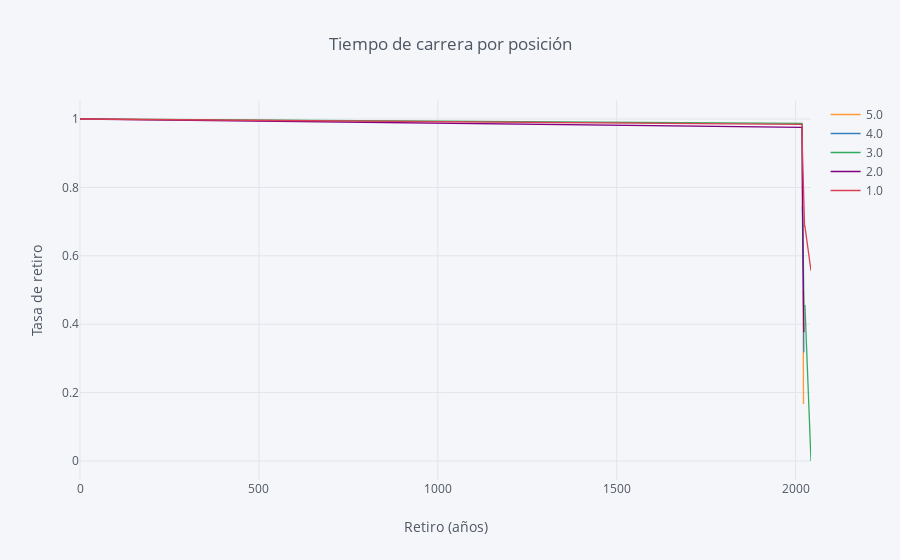

Here is the notebook cell this chart was saved with:
### Code cell
rates=survival(data, 'Inter_Rep', 'Year', 'Retirement')
rates.iplot(kind='line', xTitle='Retiro (años)', 
            yTitle='Tasa de retiro', title='Tiempo de carrera por posición')

### Figure 1 — Plotly figure (JSON) as saved in the notebook; plotly's stock layout.template omitted (floating-point values rounded to 4 significant figures)
{"data": [{"line": {"color": "rgba(255, 153, 51, 1.0)", "dash": "solid", "shape": "linear", "width": 1.3}, "mode": "lines", "name": "5.0", "text": "", "type": "scatter", "uid": "40de325b-e030-4685-902c-926e015bcb10", "x": [0, 2018, 2019, 2020, 2021, 2022, 2023, 2024, 2025, 2026, 2043], "y": [1, "", "", "", 0.5, 0.1667, "", "", "", "", ""]}, {"line": {"color": "rgba(55, 128, 191, 1.0)", "dash": "solid", "shape": "linear", "width": 1.3}, "mode": "lines", "name": "4.0", "text": "", "type": "scatter", "uid": "fa451783-a59b-48e0-a238-f995b1a62184", "x": [0, 2018, 2019, 2020, 2021, 2022, 2023, 2024, 2025, 2026, 2043], "y": [1, "", 0.7451, 0.6002, 0.4386, 0.319, 0.319, 0.319, "", "", ""]}, {"line": {"color": "rgba(50, 171, 96, 1.0)", "dash": "solid", "shape": "linear", "width": 1.3}, "mode": "lines", "name": "3.0", "text": "", "type": "scatter", "uid": "483d41f2-1f8e-4edb-bb41-5b947618dd24", "x": [0, 2018, 2019, 2020, 2021, 2022, 2023, 2024, 2025, 2026, 2043], "y": [1, 0.9871, 0.8382, 0.6507, 0.527, 0.4691, 0.4561, 0.4561, "", 0.4561, 0]}, {"line": {"color": "rgba(128, 0, 128, 1.0)", "dash": "solid", "shape": "linear", "width": 1.3}, "mode": "lines", "name": "2.0", "text": "", "type": "scatter", "uid": "08626dd0-953d-43ea-a9a3-5eae7ba9c73b", "x": [0, 2018, 2019, 2020, 2021, 2022, 2023, 2024, 2025, 2026, 2043], "y": [1, 0.9754, 0.7708, 0.6172, 0.5264, 0.4842, 0.3783, 0.3783, 0.3783, "", 0.1455]}, {"line": {"color": "rgba(219, 64, 82, 1.0)", "dash": "solid", "shape": "linear", "width": 1.3}, "mode": "lines", "name": "1.0", "text": "", "type": "scatter", "uid": "d6f6ea43-bb06-493e-ad7a-63cc3846be40", "x": [0, 2018, 2019, 2020, 2021, 2022, 2023, 2024, 2025, 2026, 2043], "y": [1, 0.9846, 0.9115, 0.8647, 0.7945, 0.7623, 0.6859, 0.6859, 0.6859, 0.6859, 0.5562]}], "layout": {"legend": {"bgcolor": "#F5F6F9", "font": {"color": "#4D5663"}}, "paper_bgcolor": "#F5F6F9", "plot_bgcolor": "#F5F6F9", "title": {"font": {"color": "#4D5663"}, "text": "Tiempo de carrera por posición"}, "xaxis": {"gridcolor": "#E1E5ED", "showgrid": true, "tickfont": {"color": "#4D5663"}, "title": {"font": {"color": "#4D5663"}, "text": "Retiro (años)"}, "zerolinecolor": "#E1E5ED"}, "yaxis": {"gridcolor": "#E1E5ED", "showgrid": true, "tickfont": {"color": "#4D5663"}, "title": {"font": {"color": "#4D5663"}, "text": "Tasa de retiro"}, "zerolinecolor": "#E1E5ED"}}}
